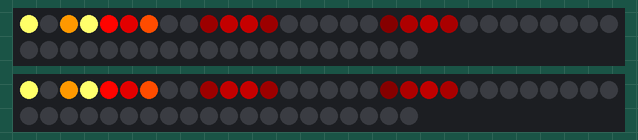
Recording of a sketch running on a simulated Arduino Uno, built with avr-gcc and run on an emulated ATmega328P. Shown: 2 × 50 RGB LEDs in strip order, left to right, continuing on the next row. Random numbers use the default seed unless the sketch sets one.

Above: at 2.96 s.
At 6.59 s:
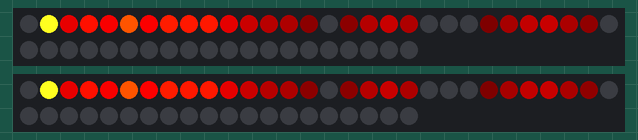
At 12.6 s:
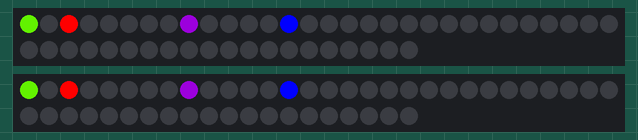
At 18.5 s:
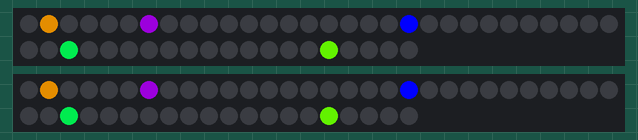
At 23.68 s:
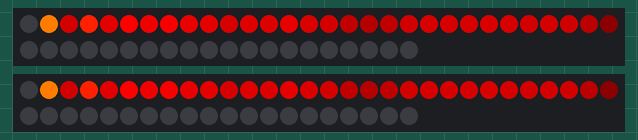
At 33.6 s:
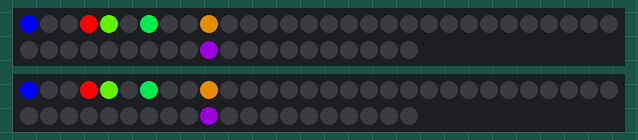

The sketch:

LED_FunctionFinal_Program.ino.ino
```cpp
#include "FastLED.h"

#define NUM_LEDS 50
#define DATA_PIN 6
#define COLOR_ORDER GRB
#define CHIPSET NEOPIXEL
#define BRIGHTNESS 255
#define GRAVITY -9.81
#define h0 1
#define NUM_BALLS 6

float h[NUM_BALLS];
float vImpact0 = sqrt(-2 * GRAVITY * h0);
float vImpact[NUM_BALLS];
float tCycle[NUM_BALLS];
int pos[NUM_BALLS];
long tLast[NUM_BALLS];
float COR[NUM_BALLS];
CRGB leds[NUM_LEDS];

int FlameHeight = 50;
int Sparks = 50;
int DelayDuration = 10;

enum AnimationState
{
  NO_ANIMATION,
  FIRE_EFFECT,
  BOUNCING_BALLS
};

AnimationState currentState = NO_ANIMATION;
unsigned long animationStartTime;

void setup()
{
  FastLED.addLeds<WS2812B, DATA_PIN, GRB>(leds, NUM_LEDS).setCorrection(TypicalLEDStrip);
  FastLED.setMaxPowerInVoltsAndMilliamps(5, 1500);
  FastLED.clear();
  delay(2000);
  FastLED.addLeds<CHIPSET, DATA_PIN>(leds, NUM_LEDS);
  LEDS.setBrightness(BRIGHTNESS);
  Serial.begin(115200);

  for (int i = 0; i < NUM_BALLS; i++)
  {
    tLast[i] = millis();
    h[i] = h0;
    pos[i] = 0;
    vImpact[i] = vImpact0;
    tCycle[i] = 0;
    COR[i] = 0.90 - float(i) / pow(NUM_BALLS, 2);
  }

  animationStartTime = millis();
}

void loop()
{
  switch (currentState)
  {
  case NO_ANIMATION:
    runNoAnimation();
    break;
  case FIRE_EFFECT:
    runFireEffect();
    break;
  case BOUNCING_BALLS:
    runBouncingBalls();
    break;
  }

  delay(1);
}void setPixelHeatColor(int Pixel, byte temperature)
{
  // Rescale heat from 0-255 to 0-191
  byte t192 = round((temperature / 255.0) * 191);

  // Calculate ramp up from
  byte heatramp = t192 & 0x3F; // 0...63
  heatramp <<= 2;              // scale up to 0...252

  // Figure out which third of the spectrum we're in:
  if (t192 > 0x80)
  { // hottest
    leds[Pixel].setRGB(255, 255, heatramp);
  }
  else if (t192 > 0x40)
  { // middle
    leds[Pixel].setRGB(255, heatramp, 0);
  }
  else
  { // coolest
    leds[Pixel].setRGB(heatramp, 0, 0);
  }
}


void runNoAnimation()
{
  // Wait for a while before starting the first animation
  if (millis() - animationStartTime >= 500)
  {
    FastLED.clear(); // Clear the LED strip
    currentState = FIRE_EFFECT;
    animationStartTime = millis();
  }
}

void runFireEffect()
{
  static byte heat[NUM_LEDS];
  int cooldown;

  // Cool down each cell a little
  for (int i = 0; i < NUM_LEDS; i++)
  {
    cooldown = random(0, ((FlameHeight * 10) / NUM_LEDS) + 2);

    if (cooldown > heat[i])
    {
      heat[i] = 0;
    }
    else
    {
      heat[i] = heat[i] - cooldown;
    }
  }

  // Heat from each cell drifts up and diffuses slightly
  for (int k = (NUM_LEDS - 1); k >= 2; k--)
  {
    heat[k] = (heat[k - 1] + heat[k - 2] + heat[k - 2]) / 3;
  }

  // Randomly ignite new Sparks near the bottom of the flame
  if (random(255) < Sparks)
  {
    int y = random(7);
    heat[y] = heat[y] + random(160, 255);
  }

  // Convert heat to LED colors
  for (int j = 0; j < NUM_LEDS; j++)
  {
    setPixelHeatColor(j, heat[j]);
  }

  FastLED.show();

  // Check if the fire effect has been running for 5 seconds, then switch to bouncing balls
  if (millis() - animationStartTime >= 5000)
  {
    FastLED.clear(); // Clear the LED strip before switching to the next animation
    currentState = BOUNCING_BALLS;
    animationStartTime = millis();
  }

  delay(DelayDuration);
}

void runBouncingBalls()
{
  for (int i = 0; i < NUM_BALLS; i++)
  {
    tCycle[i] = millis() - tLast[i];

    h[i] = 0.5 * GRAVITY * pow(tCycle[i] / 1000, 2.0) + vImpact[i] * tCycle[i] / 1000;

    if (h[i] < 0)
    {
      h[i] = 0;
      vImpact[i] = COR[i] * vImpact[i];
      tLast[i] = millis();

      if (vImpact[i] < 0.01)
        vImpact[i] = vImpact0;
    }

    pos[i] = round(h[i] * (NUM_LEDS - 1) / h0);
  }

  for (int i = 0; i < NUM_BALLS; i++)
  {
    leds[pos[i]] = CHSV(uint8_t(i * 40), 255, 255);
  }
  FastLED.show();

  for (int i = 0; i < NUM_BALLS; i++)
  {
    leds[pos[i]] = CRGB::Black;
  }

  // Reset the animation state to no animation after running for 5 seconds
  if (millis() - animationStartTime >= 5000)
  {
    FastLED.clear(); // Clear the LED strip before switching to the next animation
    currentState = NO_ANIMATION;
    animationStartTime = millis();
  }
}
```

Measured:
- what the display in image 2 shows lasts 0.5 s, from 12.5 s to 13.0 s
